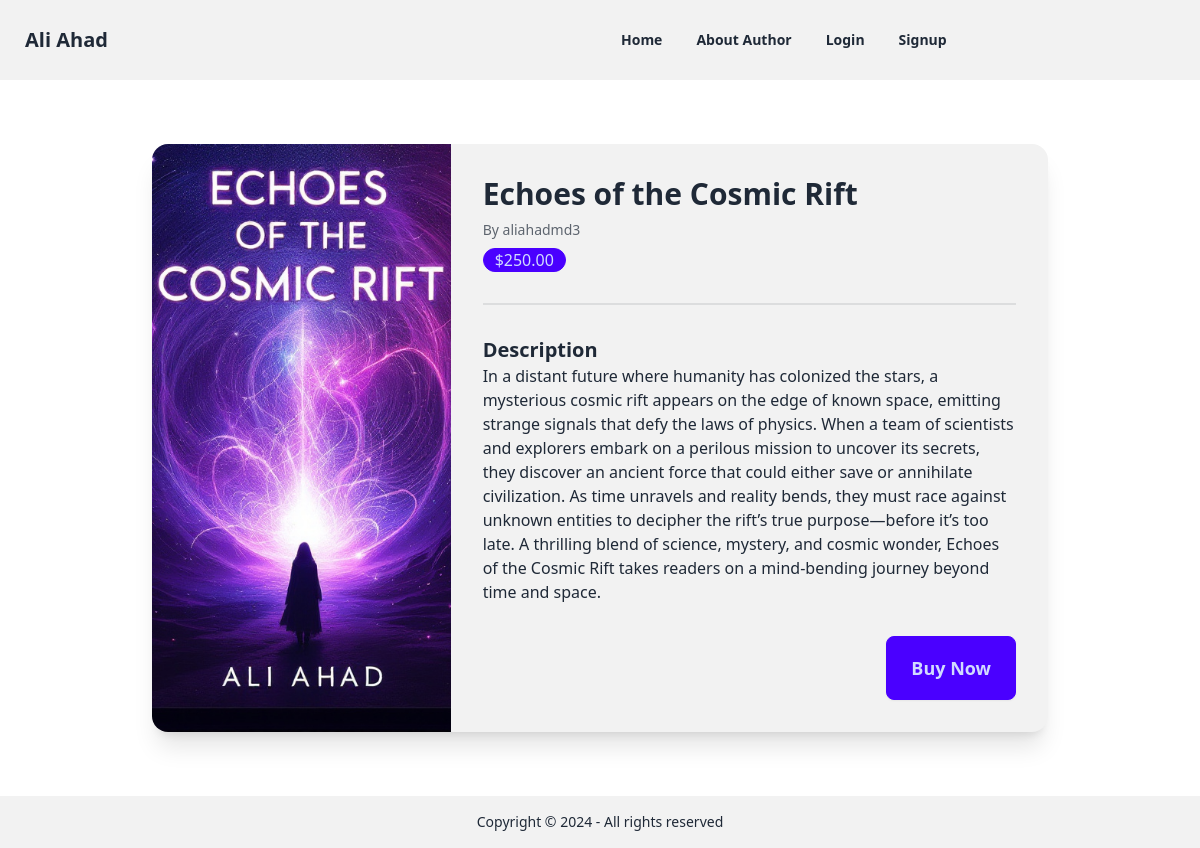
The app's page /book/echoes-of-the-cosmic-rift/ with its own data.
### book/models.py (models this page shows, shortened)
class Book(models.Model):
    title = models.CharField(max_length=200)
    author = models.ForeignKey(User, on_delete=models.CASCADE)
    description = models.TextField()
    price = models.DecimalField(max_digits=10, decimal_places=2)
    cover_image = models.ImageField(upload_to='books/covers/', blank=True)
    pdf_file = models.FileField(upload_to='books/pdfs/')
    slug = models.SlugField(unique=True, blank=True)
    created_at = models.DateTimeField(auto_now_add=True)

### book/views.py (the view)
# urls.py: path('book/<slug:slug>/', views.book_detail, name='book_detail'),
def book_detail(request, slug):
    book = get_object_or_404(Book, slug=slug)
    return render(request, 'books/book_detail.html', {'book': book})

### templates/books/book_detail.html (shortened to what this page needs)
{% extends 'base.html' %}
{% block content %}
<div class="container mx-auto px-4 py-8">
    <div class="max-w-4xl mx-auto">
        <div class="card lg:card-side bg-base-200 shadow-xl">
            {% if book.cover_image %}
            <figure class="lg:w-1/3">
                <img src="{{ book.cover_image.url }}"
                     alt="{{ book.title }}"
                     class="h-full w-full object-cover" />
            </figure>
            {% endif %}
            <div class="card-body lg:w-2/3">
                <h1 class="card-title text-3xl">{{ book.title }}</h1>
                <p class="text-sm opacity-70">By {{ book.author.username }}</p>
                <div class="badge badge-primary badge-lg">${{ book.price }}</div>
                <div class="divider"></div>
                <div class="prose">
                    <h3 class="text-xl font-semibold">Description</h3>
                    <p>{{ book.description }}</p>
                </div>
                <div class="card-actions justify-end mt-6">
                    <form action="{% url 'create_checkout_session' book.id %}" method="POST">
                        <button type="submit" class="btn btn-primary btn-lg">
                            Buy Now
                        </button>
                    </form>
                </div>
            </div>
        </div>
    </div>
</div>
{% endblock %}

### records on screen
Book: cover_image (picture), title "Echoes of the Cosmic Rift", author.username "aliahadmd3", price "250.00", description "In a distant future where humanity has colonized the stars, a mysterious cosmic rift appears on the edge of known space, emitting strange signals that defy the laws of physics. When a team of scientists and explorers embark on a perilous mission to uncover its secrets, they discover an ancient force that could either save or annihilate civilization. As time unravels and reality bends, they must race against unknown entities to decipher the rift’s true purpose—before it’s too late. A thrilling blend of science, mystery, and cosmic wonder, Echoes of the Cosmic Rift takes readers on a mind-bending journey beyond time and space."
